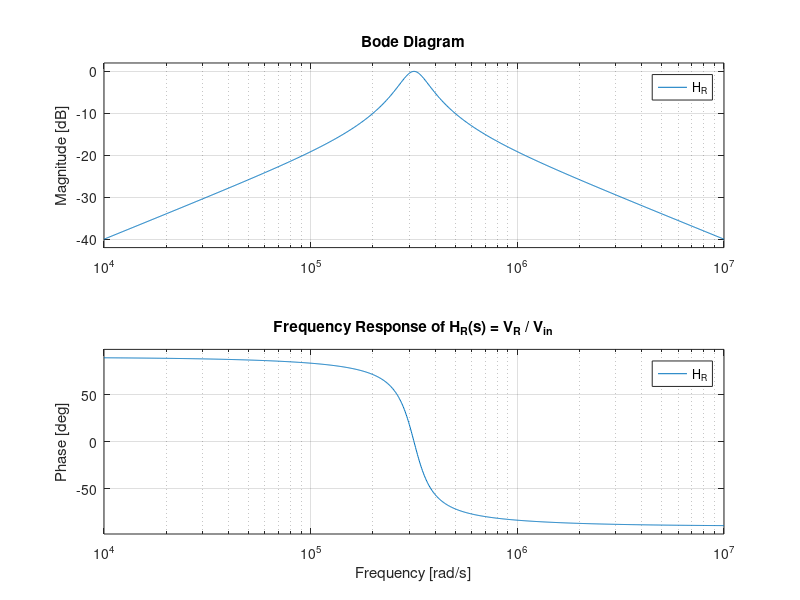
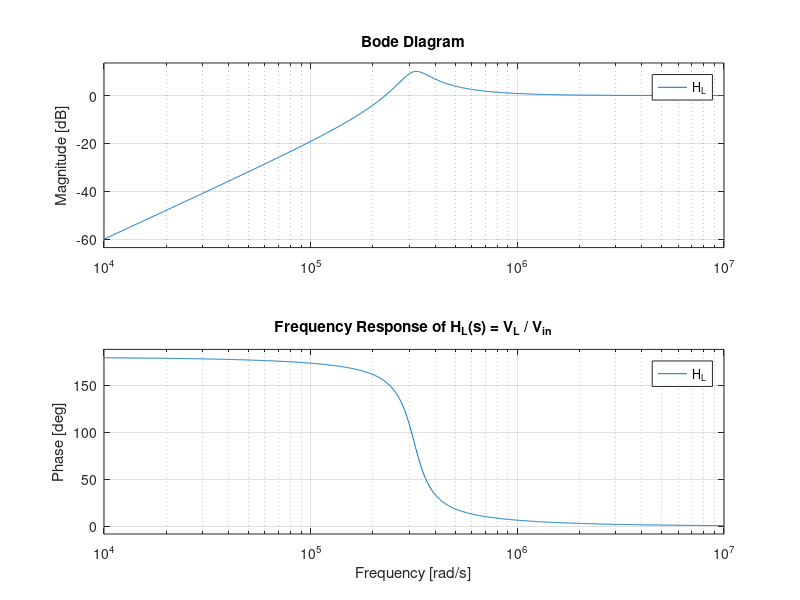
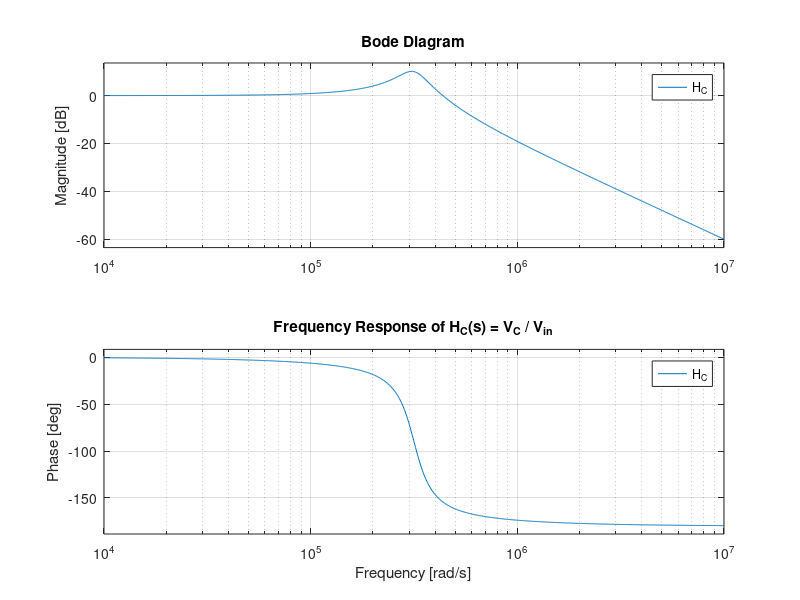
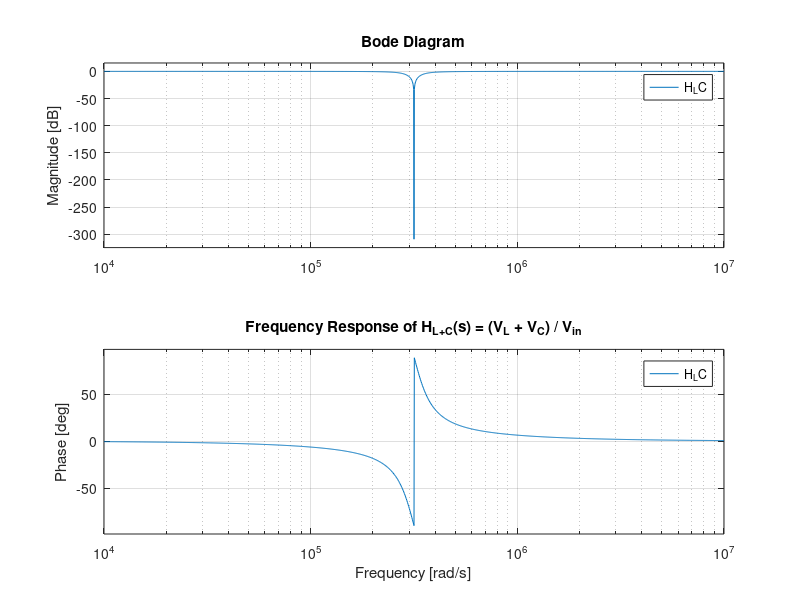

Reproduce these figures in MATLAB, in order.
% Parameters
R = 100;       % Ohms
L = 1e-3;      % Henry
C = 0.01e-6;      % Farad

% s = Laplace variable
s = tf('s');

% Denominator for all transfer functions
den = R*s*C + s^2*L*C + 1;

% 1. Output across VR
H_R = (R*s*C) / den;

figure;
bode(H_R);
grid on;
title('Frequency Response of H_R(s) = V_R / V_{in}');

% 2. Output across VL
H_L = (s^2*L*C) / den;

figure;
bode(H_L);
grid on;
title('Frequency Response of H_L(s) = V_L / V_{in}');

% 3. Output across VC
H_C = 1 / den;

figure;
bode(H_C);
grid on;
title('Frequency Response of H_C(s) = V_C / V_{in}');

% 4. Output across VL + VC
H_LC = (s^2*L*C + 1) / den;

figure;
bode(H_LC);
grid on;
title('Frequency Response of H_{L+C}(s) = (V_L + V_C) / V_{in}');

% 5. Output across VC + VR
H_CR = (R*s*C + 1) / den;

figure;
bode(H_CR);
grid on;
title('Frequency Response of H_{C+R}(s) = (V_C + V_R) / V_{in}');
